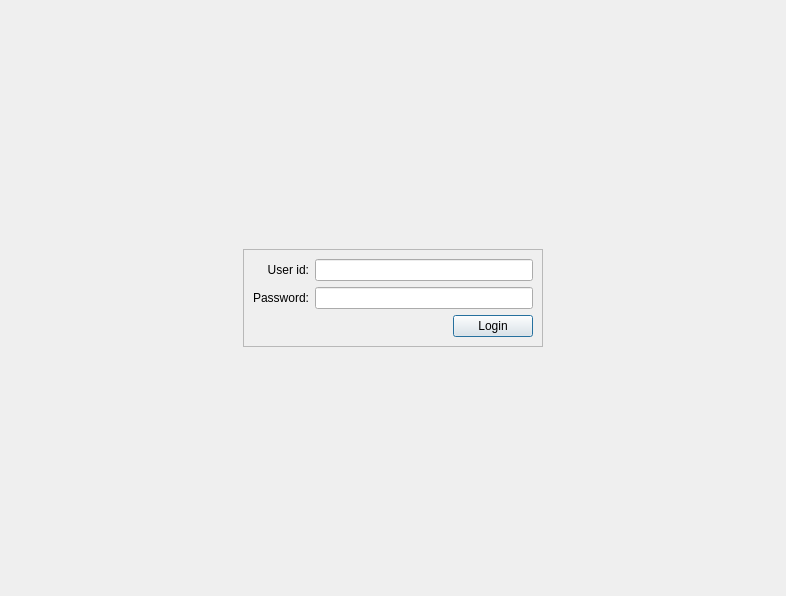
<?xml version="1.0" encoding="UTF-8"?>
<ui version="4.0">
 <class>LoginWindow</class>
 <widget class="QDialog" name="LoginWindow">
  <property name="geometry">
   <rect>
    <x>0</x>
    <y>0</y>
    <width>786</width>
    <height>596</height>
   </rect>
  </property>
  <property name="windowTitle">
   <string>Dialog</string>
  </property>
  <layout class="QHBoxLayout" name="horizontalLayout">
   <item>
    <widget class="QStackedWidget" name="stackedWidget">
     <property name="currentIndex">
      <number>0</number>
     </property>
     <widget class="QWidget" name="loginPage">
      <layout class="QGridLayout" name="gridLayout_4">
       <item row="2" column="1">
        <spacer name="verticalSpacer_3">
         <property name="orientation">
          <enum>Qt::Orientation::Vertical</enum>
         </property>
         <property name="sizeHint" stdset="0">
          <size>
           <width>20</width>
           <height>40</height>
          </size>
         </property>
        </spacer>
       </item>
       <item row="1" column="0">
        <spacer name="horizontalSpacer_12">
         <property name="orientation">
          <enum>Qt::Orientation::Horizontal</enum>
         </property>
         <property name="sizeHint" stdset="0">
          <size>
           <width>40</width>
           <height>20</height>
          </size>
         </property>
        </spacer>
       </item>
       <item row="1" column="2">
        <spacer name="horizontalSpacer_13">
         <property name="orientation">
          <enum>Qt::Orientation::Horizontal</enum>
         </property>
         <property name="sizeHint" stdset="0">
          <size>
           <width>40</width>
           <height>20</height>
          </size>
         </property>
        </spacer>
       </item>
       <item row="1" column="1">
        <widget class="QFrame" name="createNewOrderBookUserFrame_2">
         <property name="frameShape">
          <enum>QFrame::Shape::StyledPanel</enum>
         </property>
         <property name="frameShadow">
          <enum>QFrame::Shadow::Raised</enum>
         </property>
         <layout class="QGridLayout" name="gridLayout_3">
          <item row="3" column="2">
           <spacer name="horizontalSpacer">
            <property name="orientation">
             <enum>Qt::Orientation::Horizontal</enum>
            </property>
            <property name="sizeHint" stdset="0">
             <size>
              <width>40</width>
              <height>20</height>
             </size>
            </property>
           </spacer>
          </item>
          <item row="3" column="4">
           <widget class="QPushButton" name="loginPushButton">
            <property name="cursor">
             <cursorShape>PointingHandCursor</cursorShape>
            </property>
            <property name="text">
             <string>Login</string>
            </property>
           </widget>
          </item>
          <item row="1" column="0">
           <widget class="QLabel" name="passwordLabel">
            <property name="text">
             <string>Password:</string>
            </property>
            <property name="alignment">
             <set>Qt::AlignmentFlag::AlignRight|Qt::AlignmentFlag::AlignTrailing|Qt::AlignmentFlag::AlignVCenter</set>
            </property>
           </widget>
          </item>
          <item row="1" column="1" colspan="4">
           <widget class="QLineEdit" name="passwordLineEdit"/>
          </item>
          <item row="0" column="0">
           <widget class="QLabel" name="userIdLabel">
            <property name="text">
             <string>User id:</string>
            </property>
            <property name="alignment">
             <set>Qt::AlignmentFlag::AlignRight|Qt::AlignmentFlag::AlignTrailing|Qt::AlignmentFlag::AlignVCenter</set>
            </property>
           </widget>
          </item>
          <item row="0" column="1" colspan="4">
           <widget class="QLineEdit" name="userIdLineEdit"/>
          </item>
          <item row="3" column="1">
           <spacer name="horizontalSpacer_8">
            <property name="orientation">
             <enum>Qt::Orientation::Horizontal</enum>
            </property>
            <property name="sizeHint" stdset="0">
             <size>
              <width>40</width>
              <height>20</height>
             </size>
            </property>
           </spacer>
          </item>
          <item row="3" column="3">
           <spacer name="horizontalSpacer_23">
            <property name="orientation">
             <enum>Qt::Orientation::Horizontal</enum>
            </property>
            <property name="sizeHint" stdset="0">
             <size>
              <width>40</width>
              <height>20</height>
             </size>
            </property>
           </spacer>
          </item>
         </layout>
        </widget>
       </item>
       <item row="0" column="1">
        <spacer name="verticalSpacer_4">
         <property name="orientation">
          <enum>Qt::Orientation::Vertical</enum>
         </property>
         <property name="sizeHint" stdset="0">
          <size>
           <width>20</width>
           <height>40</height>
          </size>
         </property>
        </spacer>
       </item>
      </layout>
     </widget>
     <widget class="QWidget" name="sellerPage">
      <layout class="QGridLayout" name="gridLayout_6">
       <item row="1" column="1">
        <widget class="QFrame" name="frame">
         <property name="frameShape">
          <enum>QFrame::Shape::StyledPanel</enum>
         </property>
         <property name="frameShadow">
          <enum>QFrame::Shadow::Raised</enum>
         </property>
         <layout class="QGridLayout" name="gridLayout_5">
          <item row="1" column="2">
           <widget class="QPushButton" name="addPartyPushButton">
            <property name="text">
             <string>Add Party</string>
            </property>
           </widget>
          </item>
          <item row="0" column="0">
           <widget class="QLabel" name="selectPartyLabel">
            <property name="text">
             <string>Party:</string>
            </property>
           </widget>
          </item>
          <item row="1" column="3">
           <widget class="QPushButton" name="goPushButton">
            <property name="text">
             <string>GO</string>
            </property>
           </widget>
          </item>
          <item row="0" column="1" colspan="3">
           <widget class="QComboBox" name="selectPartyCombobox"/>
          </item>
          <item row="1" column="1">
           <widget class="QPushButton" name="orderListPushButton">
            <property name="text">
             <string>Order List</string>
            </property>
           </widget>
          </item>
         </layout>
        </widget>
       </item>
       <item row="2" column="1">
        <spacer name="verticalSpacer_5">
         <property name="orientation">
          <enum>Qt::Orientation::Vertical</enum>
         </property>
         <property name="sizeHint" stdset="0">
          <size>
           <width>20</width>
           <height>40</height>
          </size>
         </property>
        </spacer>
       </item>
       <item row="1" column="2">
        <spacer name="horizontalSpacer_16">
         <property name="orientation">
          <enum>Qt::Orientation::Horizontal</enum>
         </property>
         <property name="sizeHint" stdset="0">
          <size>
           <width>40</width>
           <height>20</height>
          </size>
         </property>
        </spacer>
       </item>
       <item row="1" column="0">
        <spacer name="horizontalSpacer_14">
         <property name="orientation">
          <enum>Qt::Orientation::Horizontal</enum>
         </property>
         <property name="sizeHint" stdset="0">
          <size>
           <width>232</width>
           <height>20</height>
          </size>
         </property>
        </spacer>
       </item>
       <item row="0" column="1">
        <spacer name="verticalSpacer_6">
         <property name="orientation">
          <enum>Qt::Orientation::Vertical</enum>
         </property>
         <property name="sizeHint" stdset="0">
          <size>
           <width>20</width>
           <height>40</height>
          </size>
         </property>
        </spacer>
       </item>
      </layout>
     </widget>
     <widget class="QWidget" name="addPartyPage">
      <layout class="QGridLayout" name="gridLayout_8">
       <item row="8" column="1">
        <spacer name="horizontalSpacer_27">
         <property name="orientation">
          <enum>Qt::Orientation::Horizontal</enum>
         </property>
         <property name="sizeHint" stdset="0">
          <size>
           <width>40</width>
           <height>20</height>
          </size>
         </property>
        </spacer>
       </item>
       <item row="3" column="1">
        <spacer name="horizontalSpacer_20">
         <property name="orientation">
          <enum>Qt::Orientation::Horizontal</enum>
         </property>
         <property name="sizeHint" stdset="0">
          <size>
           <width>40</width>
           <height>20</height>
          </size>
         </property>
        </spacer>
       </item>
       <item row="2" column="1">
        <spacer name="horizontalSpacer_22">
         <property name="orientation">
          <enum>Qt::Orientation::Horizontal</enum>
         </property>
         <property name="sizeHint" stdset="0">
          <size>
           <width>40</width>
           <height>20</height>
          </size>
         </property>
        </spacer>
       </item>
       <item row="5" column="0">
        <spacer name="horizontalSpacer_17">
         <property name="orientation">
          <enum>Qt::Orientation::Horizontal</enum>
         </property>
         <property name="sizeHint" stdset="0">
          <size>
           <width>196</width>
           <height>20</height>
          </size>
         </property>
        </spacer>
       </item>
       <item row="9" column="1">
        <spacer name="horizontalSpacer_28">
         <property name="orientation">
          <enum>Qt::Orientation::Horizontal</enum>
         </property>
         <property name="sizeHint" stdset="0">
          <size>
           <width>40</width>
           <height>20</height>
          </size>
         </property>
        </spacer>
       </item>
       <item row="6" column="1">
        <spacer name="horizontalSpacer_25">
         <property name="orientation">
          <enum>Qt::Orientation::Horizontal</enum>
         </property>
         <property name="sizeHint" stdset="0">
          <size>
           <width>40</width>
           <height>20</height>
          </size>
         </property>
        </spacer>
       </item>
       <item row="4" column="1">
        <spacer name="horizontalSpacer_24">
         <property name="orientation">
          <enum>Qt::Orientation::Horizontal</enum>
         </property>
         <property name="sizeHint" stdset="0">
          <size>
           <width>40</width>
           <height>20</height>
          </size>
         </property>
        </spacer>
       </item>
       <item row="1" column="1">
        <spacer name="horizontalSpacer_21">
         <property name="orientation">
          <enum>Qt::Orientation::Horizontal</enum>
         </property>
         <property name="sizeHint" stdset="0">
          <size>
           <width>40</width>
           <height>20</height>
          </size>
         </property>
        </spacer>
       </item>
       <item row="5" column="2">
        <spacer name="horizontalSpacer_18">
         <property name="orientation">
          <enum>Qt::Orientation::Horizontal</enum>
         </property>
         <property name="sizeHint" stdset="0">
          <size>
           <width>40</width>
           <height>20</height>
          </size>
         </property>
        </spacer>
       </item>
       <item row="0" column="1">
        <spacer name="horizontalSpacer_19">
         <property name="orientation">
          <enum>Qt::Orientation::Horizontal</enum>
         </property>
         <property name="sizeHint" stdset="0">
          <size>
           <width>40</width>
           <height>20</height>
          </size>
         </property>
        </spacer>
       </item>
       <item row="7" column="1">
        <spacer name="horizontalSpacer_26">
         <property name="orientation">
          <enum>Qt::Orientation::Horizontal</enum>
         </property>
         <property name="sizeHint" stdset="0">
          <size>
           <width>40</width>
           <height>20</height>
          </size>
         </property>
        </spacer>
       </item>
       <item row="10" column="1">
        <spacer name="horizontalSpacer_29">
         <property name="orientation">
          <enum>Qt::Orientation::Horizontal</enum>
         </property>
         <property name="sizeHint" stdset="0">
          <size>
           <width>40</width>
           <height>20</height>
          </size>
         </property>
        </spacer>
       </item>
       <item row="5" column="1">
        <widget class="QFrame" name="addPartyFrame">
         <property name="frameShape">
          <enum>QFrame::Shape::StyledPanel</enum>
         </property>
         <property name="frameShadow">
          <enum>QFrame::Shadow::Raised</enum>
         </property>
         <layout class="QGridLayout" name="gridLayout_7">
          <item row="3" column="1" colspan="3">
           <widget class="QLineEdit" name="partyMobileNoLineEdit"/>
          </item>
          <item row="4" column="0">
           <widget class="QLabel" name="partyAddressLabel">
            <property name="text">
             <string>Address:</string>
            </property>
           </widget>
          </item>
          <item row="1" column="1" colspan="3">
           <widget class="QLineEdit" name="setPartyIdLineEdit"/>
          </item>
          <item row="0" column="1" colspan="3">
           <widget class="QLineEdit" name="partyNameLineEdit"/>
          </item>
          <item row="4" column="1" colspan="3">
           <widget class="QTextEdit" name="partyAddressTextEdit"/>
          </item>
          <item row="1" column="0">
           <widget class="QLabel" name="setPartyIdLabel">
            <property name="text">
             <string>Set ID:</string>
            </property>
           </widget>
          </item>
          <item row="6" column="0">
           <widget class="QLabel" name="partyCountryLabel">
            <property name="text">
             <string>Country:</string>
            </property>
           </widget>
          </item>
          <item row="2" column="1" colspan="3">
           <widget class="QLineEdit" name="partyEmailLineEdit"/>
          </item>
          <item row="5" column="0">
           <widget class="QLabel" name="partyCityLabel">
            <property name="text">
             <string>City:</string>
            </property>
           </widget>
          </item>
          <item row="6" column="1">
           <widget class="QLineEdit" name="partyCountryLineEdit"/>
          </item>
          <item row="6" column="3">
           <widget class="QLineEdit" name="partyAreaCodeLineEdit"/>
          </item>
          <item row="5" column="1">
           <widget class="QLineEdit" name="partyCityLineEdit"/>
          </item>
          <item row="5" column="3">
           <widget class="QLineEdit" name="partyStateLineEdit"/>
          </item>
          <item row="3" column="0">
           <widget class="QLabel" name="partyMobileNoLabel">
            <property name="text">
             <string>Mobile No:</string>
            </property>
           </widget>
          </item>
          <item row="0" column="0">
           <widget class="QLabel" name="partyNameLabel">
            <property name="text">
             <string>Name:</string>
            </property>
           </widget>
          </item>
          <item row="2" column="0">
           <widget class="QLabel" name="partyEmailLabel">
            <property name="text">
             <string>Email</string>
            </property>
           </widget>
          </item>
          <item row="5" column="2">
           <widget class="QLabel" name="partyStateLabel">
            <property name="text">
             <string>State:</string>
            </property>
           </widget>
          </item>
          <item row="7" column="3">
           <widget class="QPushButton" name="savePartyButton">
            <property name="text">
             <string>Save</string>
            </property>
           </widget>
          </item>
          <item row="6" column="2">
           <widget class="QLabel" name="partyAreaCodeLabel">
            <property name="text">
             <string>Area Code:</string>
            </property>
           </widget>
          </item>
          <item row="7" column="2">
           <widget class="QPushButton" name="backPartyPushButton">
            <property name="text">
             <string>Back</string>
            </property>
           </widget>
          </item>
         </layout>
        </widget>
       </item>
      </layout>
     </widget>
    </widget>
   </item>
  </layout>
 </widget>
 <tabstops>
  <tabstop>userIdLineEdit</tabstop>
  <tabstop>passwordLineEdit</tabstop>
  <tabstop>loginPushButton</tabstop>
 </tabstops>
 <resources/>
 <connections/>
</ui>
